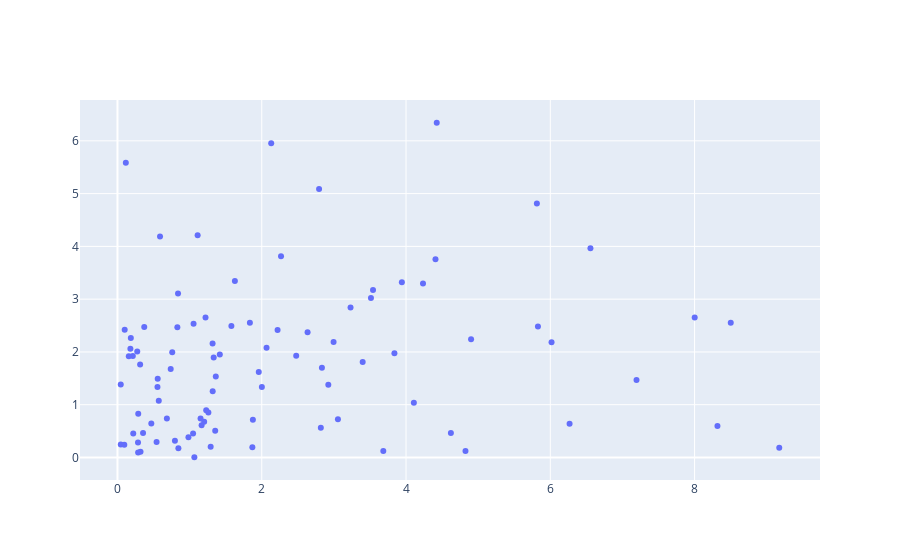

Notebook source saved alongside this figure:
### Code cell
points1 = temp1.iloc[:,[-1,-2]].values
# hover = temp.iloc[0]
x_point = X[:,0]
y_point = X[:,1]
trace = go.Scatter(
                  x = x_point,
                  y = y_point,
                  mode = 'markers',
                  hovertext = hover,
                  )
data = [trace]
iplot(data)

### Figure 1 — Plotly figure (JSON) as saved in the notebook; plotly's stock layout.template omitted (floating-point values rounded to 4 significant figures)
{"data": [{"fillcolor": "maroon", "hovertext": ["patient001", "patient002", "patient003", "patient004", "patient005", "patient006", "patient007", "patient008", "patient009", "patient010", "patient011", "patient012", "patient013", "patient014", "patient015", "patient016", "patient017", "patient018", "patient019", "patient020", "patient021", "patient022", "patient023", "patient024", "patient025", "patient026", "patient027", "patient028", "patient029", "patient030", "patient031", "patient032", "patient033", "patient034", "patient035", "patient036", "patient037", "patient038", "patient039", "patient040", "patient041", "patient042", "patient043", "patient044", "patient045", "patient046", "patient047", "patient048", "patient049", "patient050", "patient051", "patient052", "patient053", "patient054", "patient055", "patient056", "patient057", "patient058", "patient059", "patient060", "patient061", "patient062", "patient063", "patient064", "patient065", "patient066", "patient067", "patient068", "patient069", "patient070", "patient071", "patient072", "patient073", "patient074", "patient075", "patient076", "patient077", "patient078", "patient079", "patient080", "patient081", "patient082", "patient083", "patient084", "patient085", "patient086", "patient087", "patient088", "patient089", "patient090", "patient091", "patient092"], "mode": "markers", "type": "scatter", "x": [0.7964, 1.959, 2.066, 1.579, 4.408, 3.399, 1.066, 3.056, 0.09993, 0.2846, 6.017, 3.542, 1.22, 8.501, 4.902, 2.996, 2.219, 0.04534, 3.839, 0.8392, 3.942, 2.795, 9.174, 2.834, 1.877, 6.556, 5.828, 1.166, 4.824, 3.685, 1.111, 4.108, 0.1157, 1.418, 4.235, 3.231, 1.055, 1.334, 2.477, 1.628, 2.267, 0.2877, 3.514, 0.3711, 1.355, 0.2126, 2.923, 1.318, 8.002, 5.814, 2.819, 4.426, 0.5898, 0.7379, 1.363, 6.267, 0.0456, 0.5422, 8.317, 2.635, 0.3142, 0.759, 0.5543, 1.32, 1.23, 0.8299, 0.1568, 0.8443, 1.202, 1.836, 0.3195, 1.152, 2.001, 2.131, 7.195, 0.685, 1.26, 1.048, 1.292, 4.622, 0.2742, 0.09458, 0.2187, 0.5577, 0.469, 1.87, 0.1791, 0.5724, 0.3544, 0.9837, 0.2863, 0.1852], "y": [0.317, 1.62, 2.079, 2.49, 3.756, 1.81, 0.004501, 0.7258, 2.421, 0.2857, 2.184, 3.175, 2.655, 2.553, 2.239, 2.186, 2.417, 1.382, 1.975, 3.109, 3.32, 5.086, 0.1838, 1.7, 0.7131, 3.967, 2.481, 0.6101, 0.1219, 0.1228, 4.211, 1.035, 5.583, 1.952, 3.297, 2.84, 2.535, 1.896, 1.927, 3.345, 3.811, 0.8274, 3.022, 2.475, 0.5067, 1.924, 1.377, 2.158, 2.653, 4.813, 0.5647, 6.343, 4.188, 1.679, 1.533, 0.6407, 0.2444, 0.2931, 0.5971, 2.371, 1.76, 1.996, 1.333, 1.257, 0.8967, 2.467, 1.918, 0.1748, 0.6762, 2.552, 0.1104, 0.7387, 1.337, 5.956, 1.469, 0.741, 0.8544, 0.453, 0.205, 0.4631, 2.01, 0.2421, 0.4552, 1.493, 0.6439, 0.1923, 2.059, 1.077, 0.4657, 0.3829, 0.09235, 2.266]}], "layout": {}}
